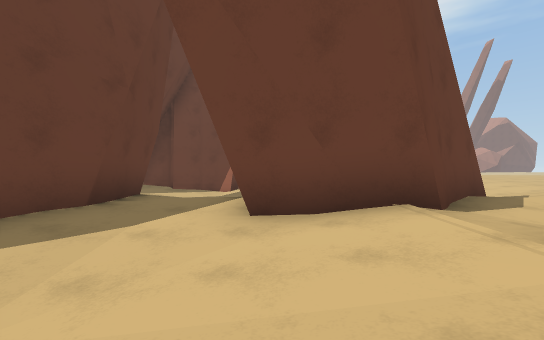
view 1 (above)

16 first-person views from a walk through a Unity game level. The camera is 1.2 m above the floor, looks level and sees 90° across. The floor is counted in squares, 2 m on a side. Each view is taken from the middle of a square. On the plan, view 1 faces up. The plan holds only what a view shows up to about 9 squares ahead; the rest is blank. The place goes on beyond the plan.

view 2
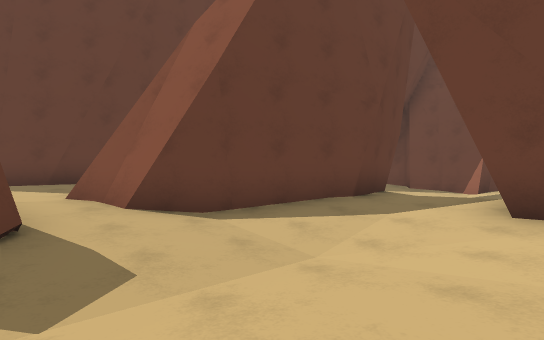

view 3
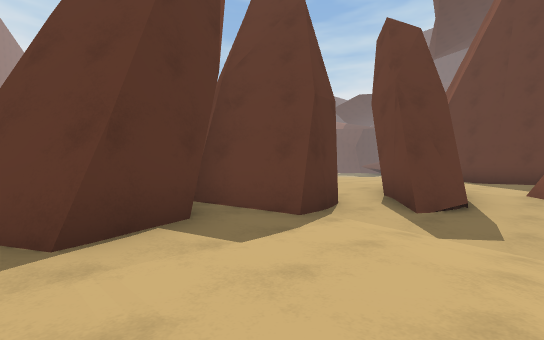

view 4
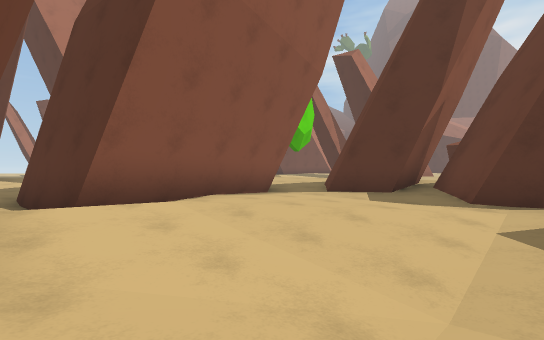

view 5
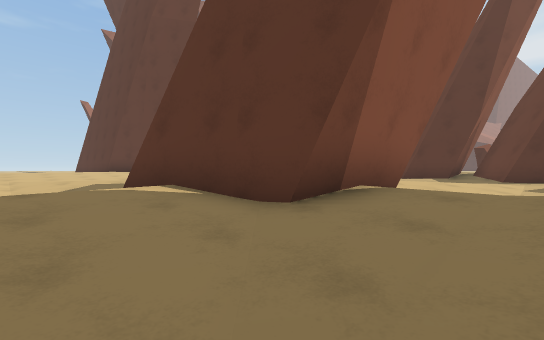

view 6
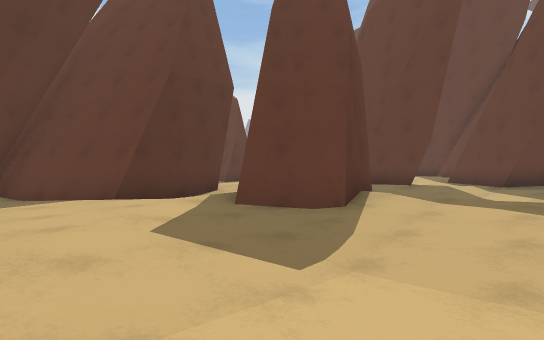

view 7
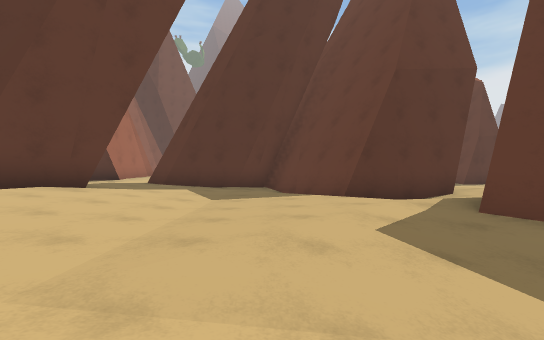

view 8
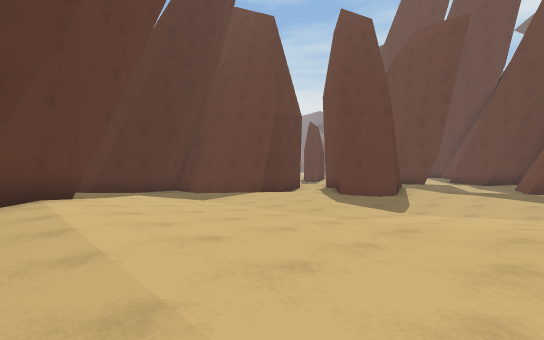

view 9
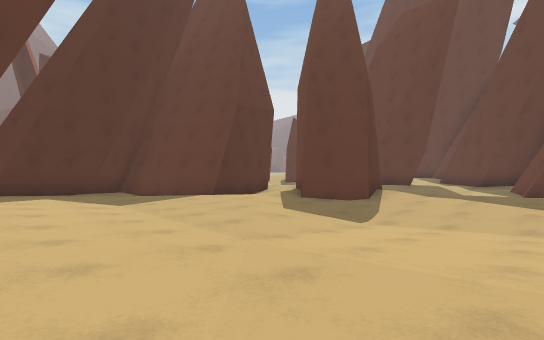

view 10
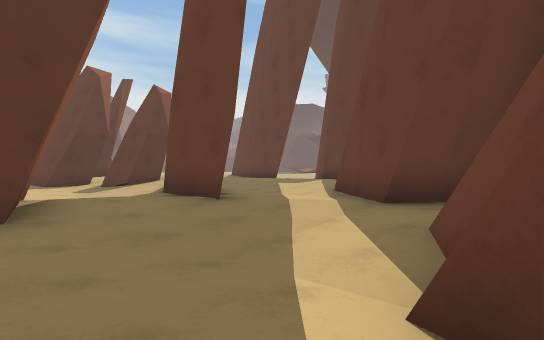

view 11
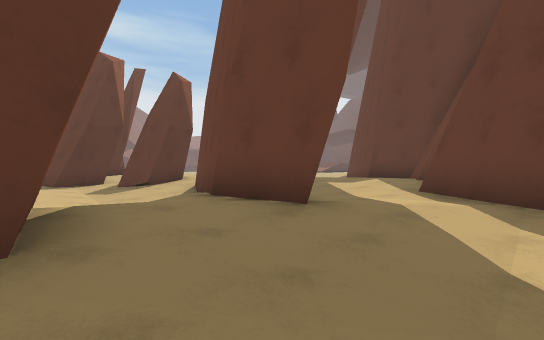

view 12
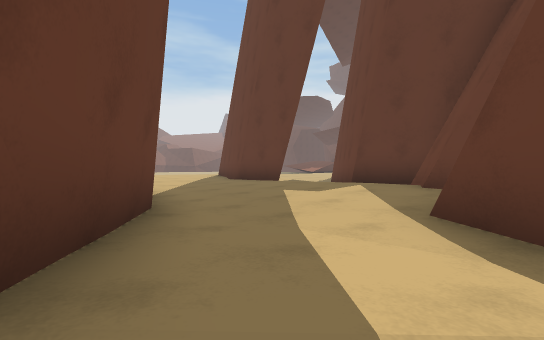

view 13
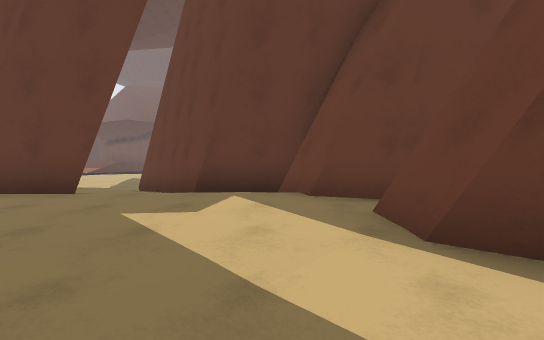

view 14
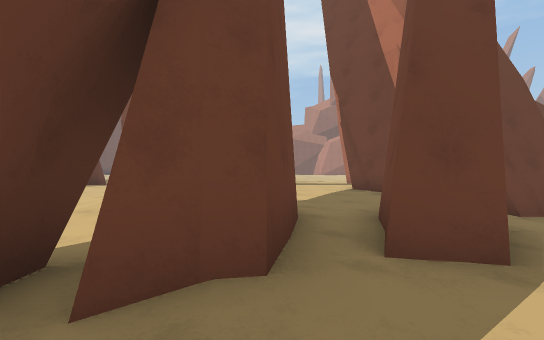

view 15
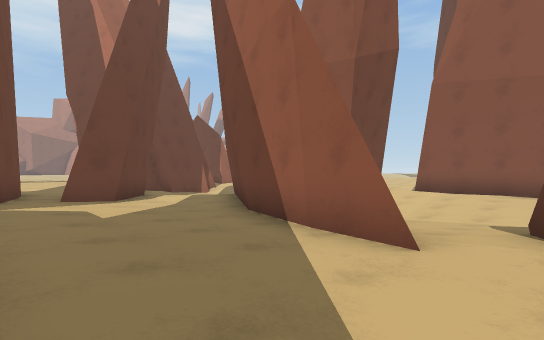

view 16
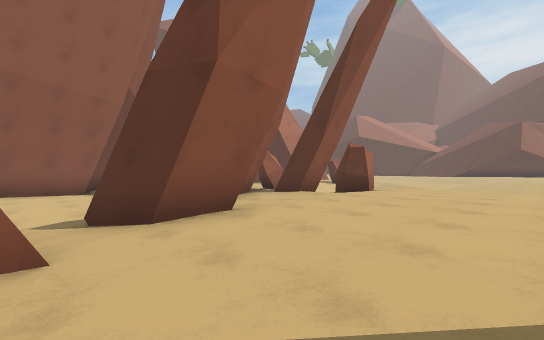

### Floor plan
Key: @ floor where view 1 was taken; # wall or solid block; . main floor; : floor 0.25 m higher than the main floor; - floor 0.25 m lower than the main floor; + floor 0.5 m higher than the main floor; _ floor 0.5 m lower than the main floor; * floor 0.75 m higher than the main floor; / step, stairs or slope; R rock; O other object.
Columns run from 13 left of view 1 to 12 right of it. Each row starts with its distance up from view 1.
 10       :: ####.....-.::::++
  9       ::#./--.::.---.:::++
  8   :: #:##.-__-.:.-_-..::++
  7   :: ###...---.:.---..::++
  6    ####:..#..####.....::++
  5    ##+::..#::#####::...:++
  4    # +::.##::###::::...:+#
  3   ## +::.##..###......::##
  2 ###:++::##.---.#####..::+
  1 #.::#+::##-_--.:#  #..::+
  0  :: #+::#.---@.:#  #####+
 -1     #+:++##-....#
 -2      +++###.....#
 -3      ++++:###.##.
 -4      +++++:#####:
 -5      **+++####
 -6      **++##
 -7      ++++R   O
 -8      ++++R  OO
 -9      +++
-10      +:
-11      +:
-12      +:

Where each view was taken, in squares from view 1:
view 1: 0 up, 0 right, facing up
view 2: 1 down, 0 right, facing up-left
view 3: 0 up, 2 right, facing down-left
view 4: 3 up, 2 left, facing down-right
view 5: 8 up, 2 left, facing down-right
view 6: 9 up, 7 right, facing down-left
view 7: 9 up, 7 right, facing down
view 8: 10 up, 12 right, facing down-left
view 9: 10 up, 10 right, facing down-left
view 10: 10 up, 0 right, facing down-left
view 11: 8 up, 0 right, facing down-left
view 12: 7 up, 3 left, facing down-left
view 13: 5 up, 4 left, facing left
view 14: 4 up, 8 left, facing up
view 15: 1 down, 8 left, facing up-right
view 16: 0 up, 8 left, facing down-right
